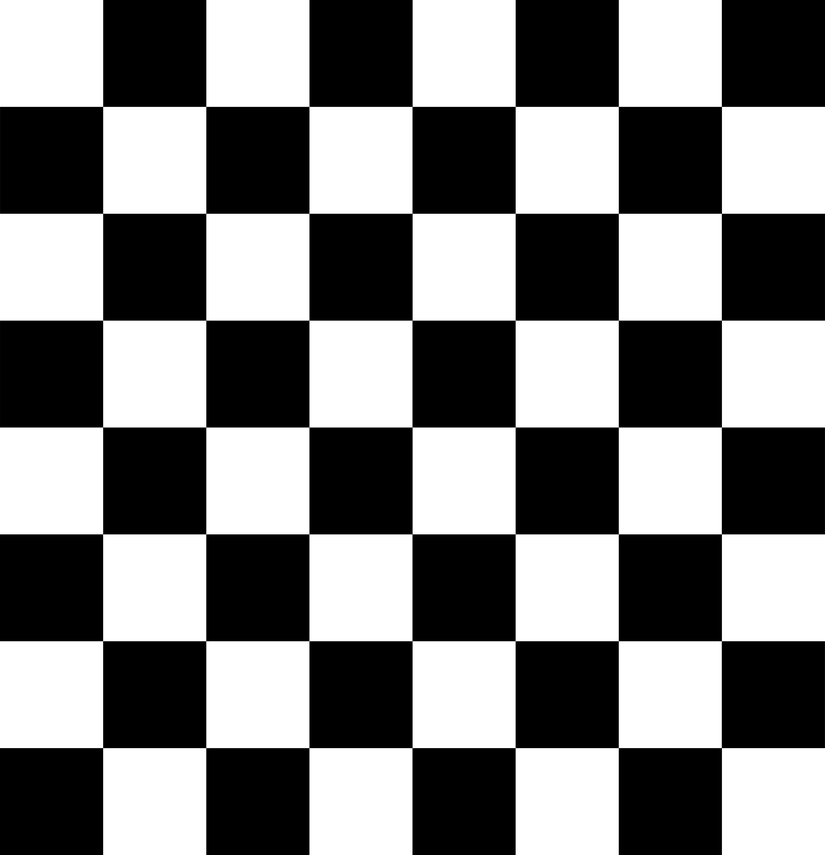
#> input picture MSc_Data_Science_Term2/Computer_vision/files-for-week-02/chessboard.png, 825 x 855 px, shrunk from 3595 x 3723 before the run, found by its file name
$ jupyter execute CV_week2_workshop.ipynb
#> lines starting #> are read from the running program, lines starting #| are printed output that depends on the picture
<H1 style="text-align: left">Corner Detection</H1>

[cell 1]
import urllib
import matplotlib, cv2
import numpy as np
import matplotlib.pyplot as plt
plt.rcParams['figure.figsize'] = (20.0, 10.0)
plt.rcParams['figure.dpi'] = 72
print('OpenCV version: {}'.format(cv2.__version__))

[cell 2]
# read an image
img = cv2.imread('/Users/sakethmaddineni/Downloads/files-for-week-02/chessboard.png')
#> img is the input picture: shape (855, 825, 3); min 0, max 255, mean 127.5

# convert image to grayscale
gray_img = cv2.cvtColor(img, cv2.COLOR_BGR2GRAY).astype(np.float32)

# show the image
plt.imshow(gray_img, cmap='gray')

Adding boarder to all the detected corners

[cell 3]
g_img=cv2.copyMakeBorder(gray_img.copy(),10,10,10,10,cv2.BORDER_CONSTANT, value=[0,0,0])
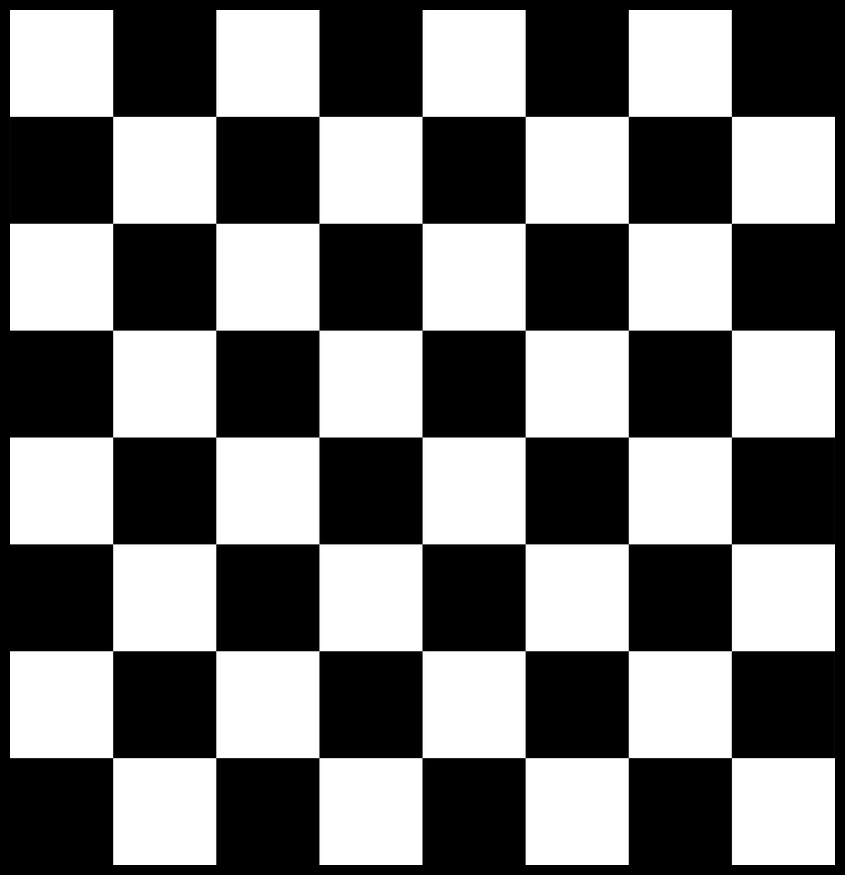
#> g_img: shape (875, 845) float32; min 0, max 255, mean 121.6
plt.imshow(g_img, cmap='gray')

[cell 4]
# construct the Sobel x-axis kernel
sobelX = np.array(([-1, 0, 1], [-2, 0, 2], [-1, 0, 1]), dtype=np.float64)
# construct the Sobel y-axis kernel
sobelY = np.array(([-1, -2, -1], [0, 0, 0], [1, 2, 1]), dtype=np.float64)

I_x = cv2.filter2D(g_img, -1, sobelX)
I_y = cv2.filter2D(g_img, -1, sobelY)
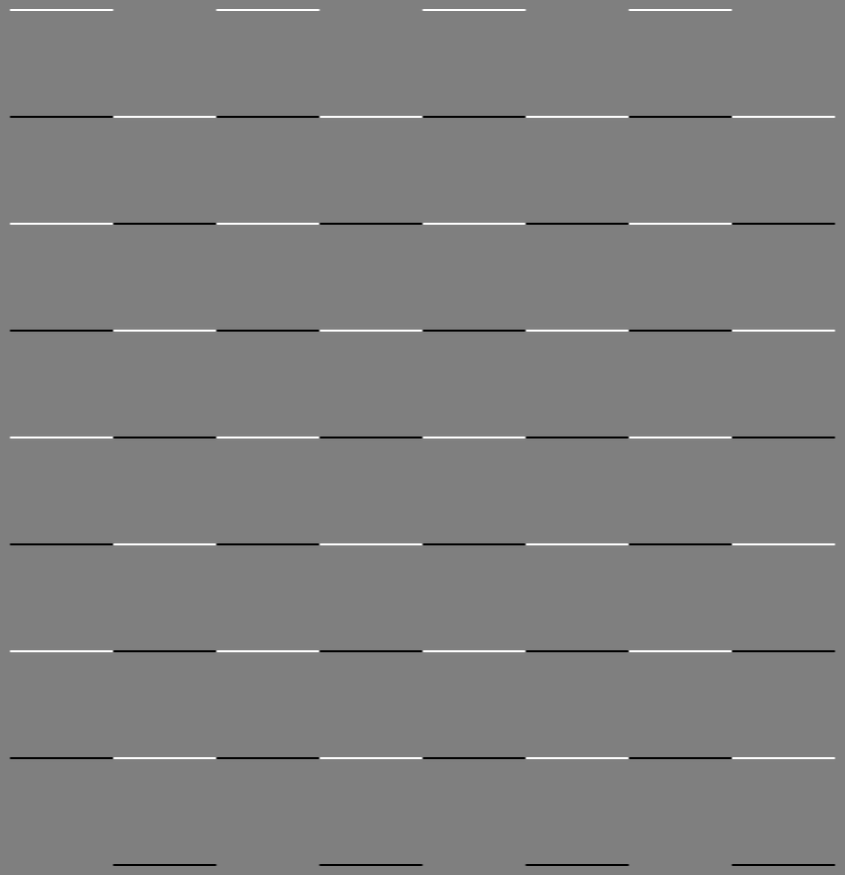
#> I_y: shape (875, 845) float32; min -1020, max 1020, mean 0; drawn with min black and max white

[cell 5]
# plot
plt.subplot(1,3,1),plt.imshow(g_img, cmap = 'gray')
plt.title('Original'), plt.xticks([]), plt.yticks([])
plt.subplot(1,3,2),plt.imshow(I_x, cmap = 'PuBu')
plt.title('$I_x$'), plt.xticks([]), plt.yticks([])
plt.subplot(1,3,3),plt.imshow(I_y, cmap = 'hot')
plt.title('$I_y$'), plt.xticks([]), plt.yticks([])
plt.show()

Smoothing the images to remove harsh responses

[cell 6]
# Gradient covariance and light smoothing
I_x_I_x = cv2.GaussianBlur(I_x*I_x, (3, 3), sigmaX=1, sigmaY=1)
I_y_I_y = cv2.GaussianBlur(I_y*I_y, (3, 3), sigmaX=1, sigmaY=1)
I_x_I_y = cv2.GaussianBlur(I_x*I_y, (3, 3), sigmaX=1, sigmaY=1)

[cell 7]
# plot
plt.subplot(1,4,1),plt.imshow(g_img, cmap = 'gray')
plt.title('Original'), plt.xticks([]), plt.yticks([])
plt.subplot(1,4,2),plt.imshow(I_x_I_x, cmap = 'gray')
plt.title('$I_xI_x$'), plt.xticks([]), plt.yticks([])
plt.subplot(1,4,3),plt.imshow(I_y_I_y, cmap = 'gray')
plt.title('$I_yI_y$'), plt.xticks([]), plt.yticks([])
plt.subplot(1,4,4),plt.imshow(I_x_I_y, cmap = 'gray')
plt.title('$I_xI_y$'), plt.xticks([]), plt.yticks([])
plt.show()

Score to see if a window can have corner
$$R = \text{det}(M) - k(\text{trace}(M))^2$$

where
* $\text{det}(M) = \lambda_1 \lambda_2$
* $\text{trace}(M) = \lambda_1 + \lambda_2$
* $\lambda_1$ and $\lambda_2$ are the eigenvalues of $M$

[cell 8]
k = 0.05
# determinant
detA = I_x_I_x * I_y_I_y - I_x_I_y ** 2
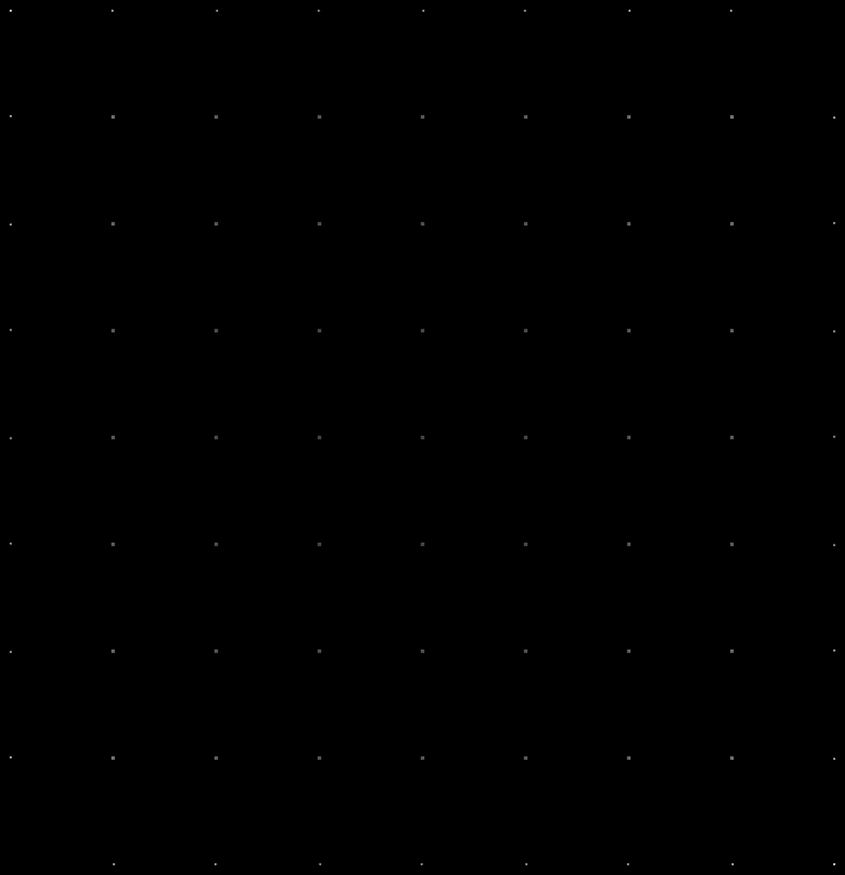
#> detA: shape (875, 845) float32; min 0, max 1.4e+11, mean 58457432; drawn with min black and max white
# trace
traceA = I_x_I_x + I_y_I_y
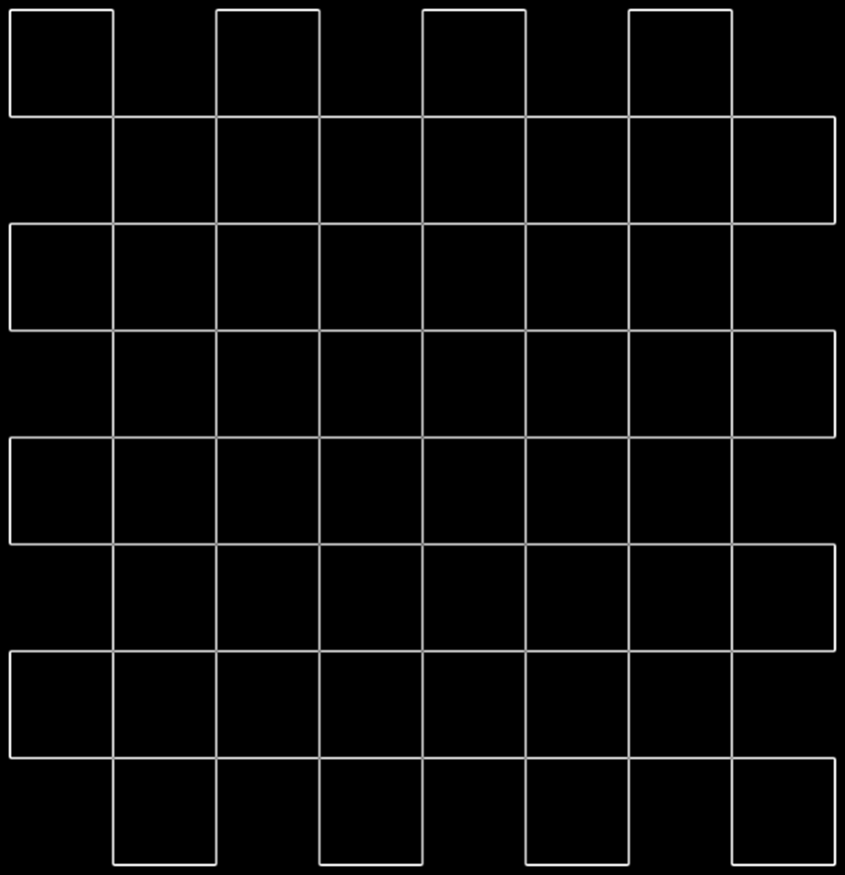
#> traceA: shape (875, 845) float32; min 0, max 823792.3, mean 30426.3; drawn with min black and max white
R = detA - k * traceA ** 2
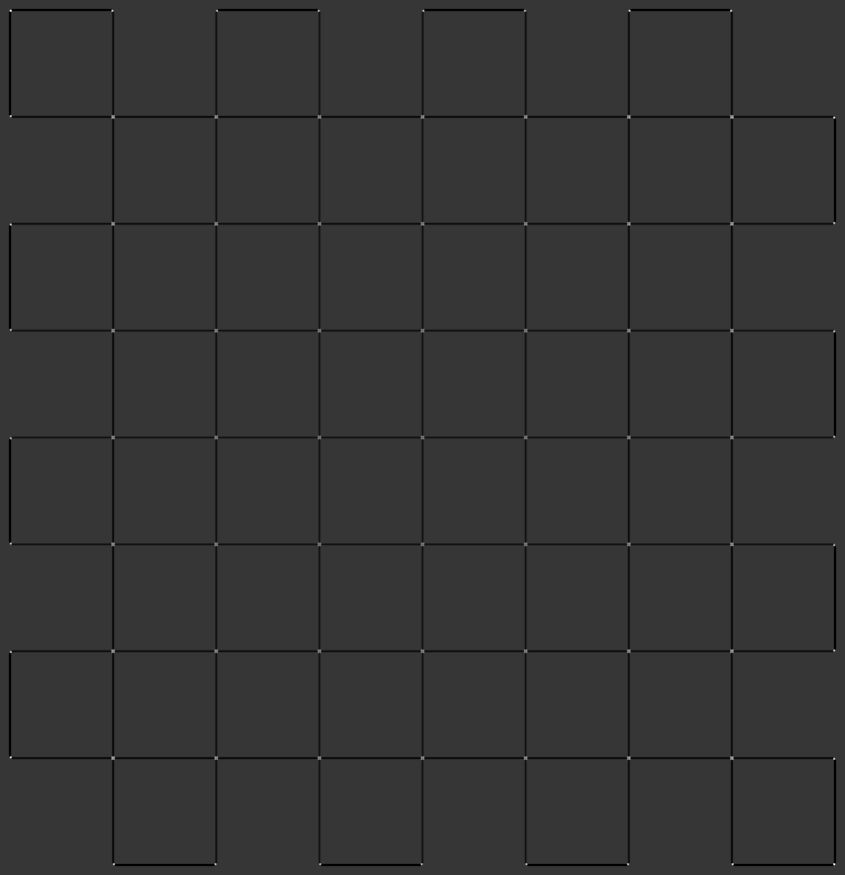
#> R: shape (875, 845) float32; min -2.85e+10, max 1.06e+11, mean -717446272; drawn with min black and max white
print(f'max of R is {R.max()}')
#| max of R is 105904177152.0

[cell 9]
R.shape
#> Out = (875, 845)

R>0 is a corner

[cell 10]
y, x = np.where(R > 0)
#> y = 2165 values from 8 to 866; x = 2165 values, max 836 at index 172, min 8 at index 449, mean 422.4
plt.figure()
plt.imshow(g_img, cmap='gray')
plt.scatter(x, y, c='y', s=40)
plt.show()
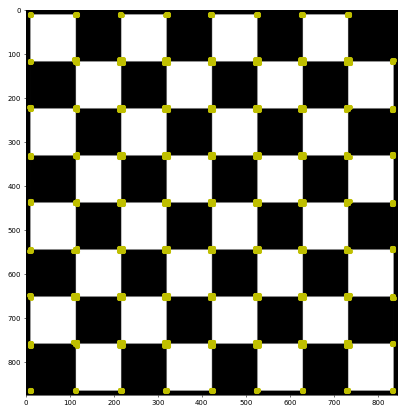
#> figure drawn by matplotlib, 1 panel

R<0 edges

[cell 11]
y, x = np.where(R < 0)
plt.figure()
plt.imshow(gray_img, cmap='gray')
plt.scatter(x, y, c='purple', s=5)
plt.show()
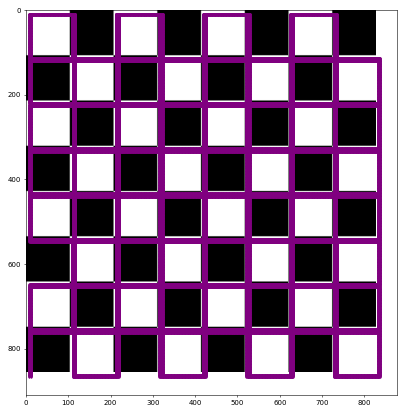
#> figure drawn by matplotlib, 1 panel

R=0 flat region

[cell 12]
y, x = np.where(R == 0)
plt.figure()
plt.imshow(gray_img, cmap='gray')
plt.scatter(x, y, c='y', s=0.5)
plt.show()
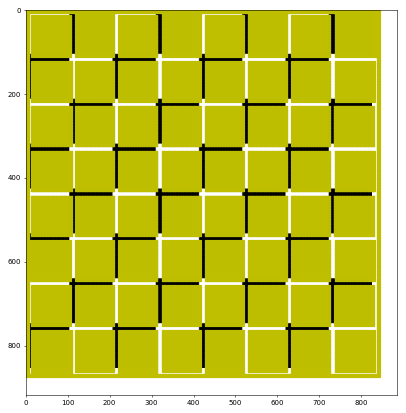
#> figure drawn by matplotlib, 1 panel
